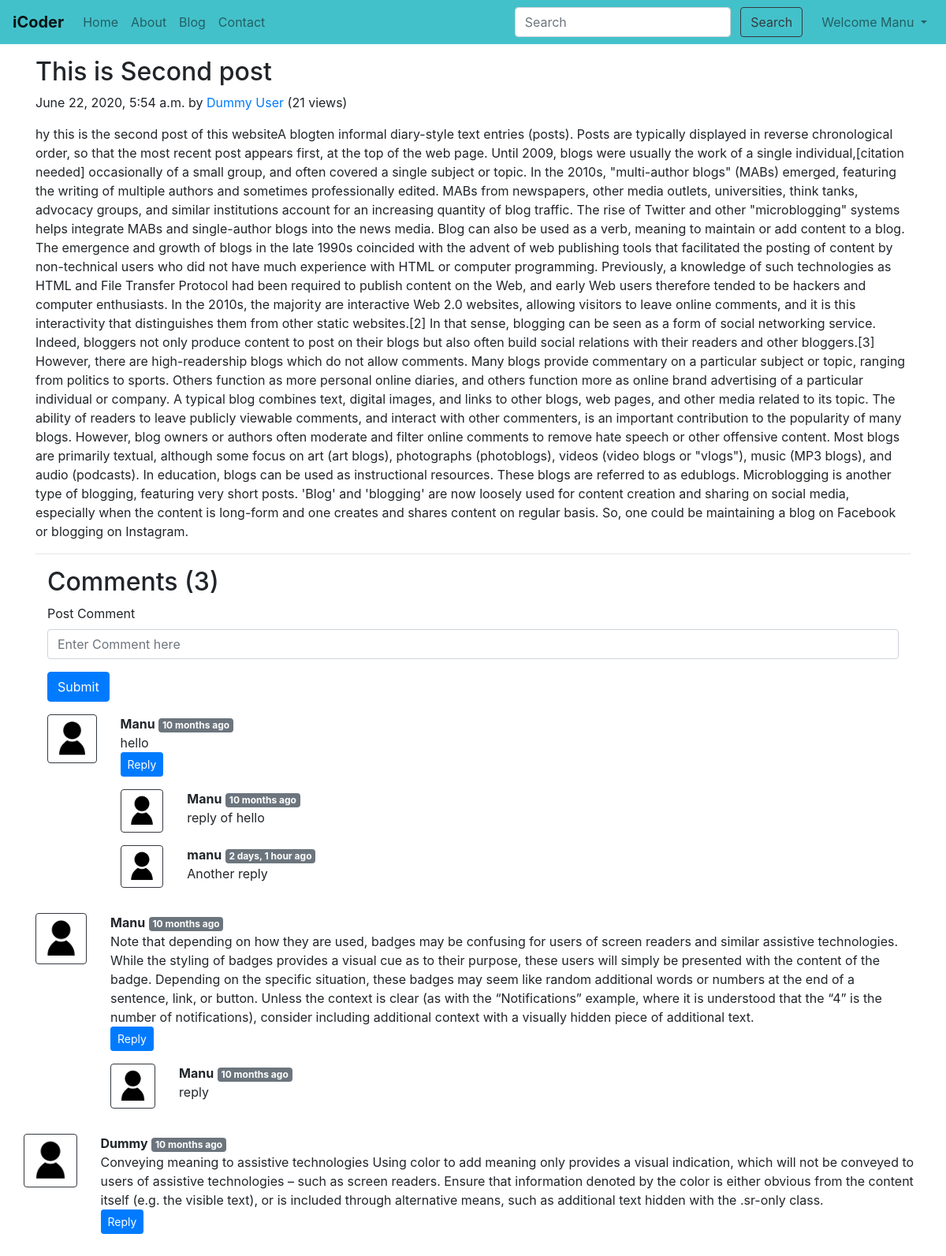
The page /blog/second-post/ (signed in) on the database its author committed.
### blog/models.py (models this page shows, shortened)
class Post(models.Model):
    sno = models.AutoField(primary_key=True)
    slug = models.CharField(max_length=130)
    views = models.IntegerField(default=0)
    title = models.CharField(max_length=255)
    content = models.TextField()
    author = models.CharField(max_length=50)
    timeStamp = models.DateTimeField(blank=True)

class BlogComment(models.Model):
    sno = models.AutoField(primary_key=True)
    comment = models.TextField()
    user = models.ForeignKey(User, on_delete=models.CASCADE)
    post = models.ForeignKey(Post, on_delete=models.CASCADE)
    parent = models.ForeignKey('self', on_delete=models.CASCADE, null=True)
    timeStamp = models.DateTimeField(default=now)

### blog/views.py (the view)
# urls.py: path('<str:slug>/', views.blogPost, name='home'),
def blogPost(request, slug):
    post = Post.objects.filter(slug=slug).first()
    post.views = post.views +1
    post.save()
    comments = BlogComment.objects.filter(post=post, parent=None)
    replies = BlogComment.objects.filter(post=post).exclude(parent=None)
    repDict = {}
    for reply in replies:
        if reply.parent.sno not in repDict.keys():
            repDict[reply.parent.sno] = [reply]
        else:
            repDict[reply.parent.sno].append(reply)
    context = {'post': post, 'comments': comments, 'repDict': repDict}
    return render(request, 'blog/blogPost.html', context)

### blog/templatetags/extras.py (called while the page is built)
@register.filter(name='get_val')
def get_val(dict, key):
    return dict.get(key)

### templates/blog/blogPost.html (shortened to what this page needs)
{% extends 'base.html' %}
{% block body %}
{% load humanize %}
{% load extras %}
<div class="container my-3">
  <div class="blog-post">
    <h2 class="blog-post-title">{{post.title}}</h2>
    <p class="blog-post-meta">{{post.timeStamp}} by <a href="/about">{{post.author}}</a> (<span>{{post.views}}
        views</span>)</p>
    <p>{{post.content| safe}}</p>
    <hr>
  </div>
  <div class="container">
    <div class="my-2">
      <h2>Comments ({{comments.count}})</h2>
      {% if user.is_authenticated %}
      <form action="/blog/postComment" method="post">{% csrf_token %}
        <div class="form-group">
          <label for="postcomment">Post Comment</label>
          <input type="text" class="form-control" id="postcomment" name="postcomment" placeholder="Enter Comment here">
        </div>
        <button type="submit" class="btn btn-primary">Submit</button>
      </form>
    </div>
    {% else %}
    <p>Please login to post comments</p>
    {% endif %}
    {% for comment in comments %}
    <div class="row my-3">
      <div class="col-md-1">
        <img src="/static/img/hiclipart.com.png" alt="user" class="w-100 p-1 border border-dark rounded">
      </div>
      <div class="col-md-11"><b>{{comment.user.username}}</b> <span
          class="badge badge-secondary">{{comment.timeStamp| naturaltime}}</span>
        <div>{{comment.comment}}</div>
        <div class="reply mx-0">
          {% if user.is_authenticated %}
          <button class="btn btn-sm btn-primary" type="button" data-toggle="collapse"
            data-target="#replyBox{{comment.sno}}" aria-expanded="false" aria-controls="replyBox{{comment.sno}}">
            Reply
          </button>
          {% else %}
          <button class="btn btn-sm btn-primary disabled" type="button" data-toggle="collapse"
            data-target="#replyBox{{comment.sno}}" aria-expanded="false" aria-controls="replyBox{{comment.sno}}">
            Login to reply
          </button>
          {% endif %}
          <div class="replies my-2">
            {% for reply in repDict|get_val:comment.sno %}
            <div class="row my-3">
              <div class="col-md-1">
                <img src="/static/img/hiclipart.com.png" alt="user" class="w-100 p-1 border border-dark rounded">
              </div>
              <div class="col-md-11"><b>{{reply.user.username}}</b>
                <span class="badge badge-secondary">{{reply.timeStamp| naturaltime}}</span>
                <div>{{reply.comment}}</div>
              </div>
            </div>
            {% endfor %}
          </div>
        </div>
      </div>
      {% endfor %}
    </div>
    {% endblock body %}

### templates/base.html (shortened to what this page needs)
<!doctype html>
<html lang="en">
<head>
  <link rel="stylesheet" href="https://stackpath.bootstrapcdn.com/bootstrap/4.5.0/css/bootstrap.min.css"
>
</head>
<body>
  <nav class="navbar navbar-expand-lg navbar-light" style="background-color: #43C1CA;">
    <a class="navbar-brand" href="/"><b>iCoder</b></a>
    <div class="collapse navbar-collapse" id="navbarSupportedContent">
      <ul class="navbar-nav mr-auto">
        <li class="nav-item {% block homeactive %} {% endblock homeactive %}">
          <a class="nav-link" href="/">Home <span class="sr-only">(current)</span></a>
        </li>
        <li class="nav-item {% block aboutactive %} {% endblock aboutactive %}">
          <a class="nav-link" href="/about">About</a>
        </li>
        <li class="nav-item {% block blogactive %} {% endblock blogactive %}">
          <a class="nav-link" href="/blog">Blog</a>
        </li>
        <li class="nav-item {% block contactactive %} {% endblock contactactive %}">
          <a class="nav-link" href="/contact">Contact</a>
        </li>
      </ul>
      <div class="ml-auto form-inline">
      <form method="get" action="/search" class="my-2 my-lg-0 mx-3">
        <input class="form-control mr-sm-2" type="search" placeholder="Search" aria-label="Search" name="query"
          id="query">
        <button class="btn btn-outline-dark my-2 my-sm-0" type="submit">Search</button>
      </form>
      {% if user.is_authenticated %}
       <ul class="navbar-nav ml-auto">
      <li class="nav-item dropdown">
        <a class="nav-link dropdown-toggle" href="#" id="navbarDropdown" role="button" data-toggle="dropdown" aria-haspopup="true" aria-expanded="false">
          Welcome {{request.user}}
        </a>
      </li>
      </ul>
      {% endif %}
      </div>
    </div>
  </nav>
  {% block body %}
  {% endblock body %}
</body>
</html>

### rows shown on the page
Post: title "This is Second post", timeStamp "June 22, 2020, 5:54 a.m.", author "Dummy User", views "21", content "hy this is the second post of this websiteA blogten informal diary-style text entries (posts). Posts are typically displayed in reverse chronological order, so that the most recent post appears first, at the top of the web page. Until 2009, blogs were usually the work of a single individual,[citation needed] occasionally of a small group, and often covered a single subject or topic. In the 2010s, \"multi-author blogs\" (MABs) emerged, featuring the writing of multiple authors and sometimes professionally edited. MABs from newspapers, other media outlets, universities, think tanks, advocacy groups, and similar institutions account for an increasing quantity of blog traffic. The rise of Twitter…"
BlogComment: user.username "Manu", timeStamp "10 months ago", comment "hello"
BlogComment: user.username "Manu", timeStamp "10 months ago", comment "reply of hello"
BlogComment: user.username "manu", timeStamp "2 days, 1 hour ago", comment "Another reply"
BlogComment: user.username "Manu", timeStamp "10 months ago", comment "Note that depending on how they are used, badges may be confusing for users of screen readers and similar assistive technologies. While the styling of badges provides a visual cue as to their purpose, these users will simply be presented with the content of the badge. Depending on the specific situation, these badges may seem like random additional words or numbers at the end of a sentence, link, or button. Unless the context is clear (as with the “Notifications” example, where it is understood that the “4” is the number of notifications), consider including additional context with a visually hidden piece of additional text."
BlogComment: user.username "Manu", timeStamp "10 months ago", comment "reply"
BlogComment: user.username "Dummy", timeStamp "10 months ago", comment "Conveying meaning to assistive technologies Using color to add meaning only provides a visual indication, which will not be conveyed to users of assistive technologies – such as screen readers. Ensure that information denoted by the color is either obvious from the content itself (e.g. the visible text), or is included through alternative means, such as additional text hidden with the .sr-only class."

### other values the page prints
{{ request.user }} "Manu"
{{ comments.count }} "3"
